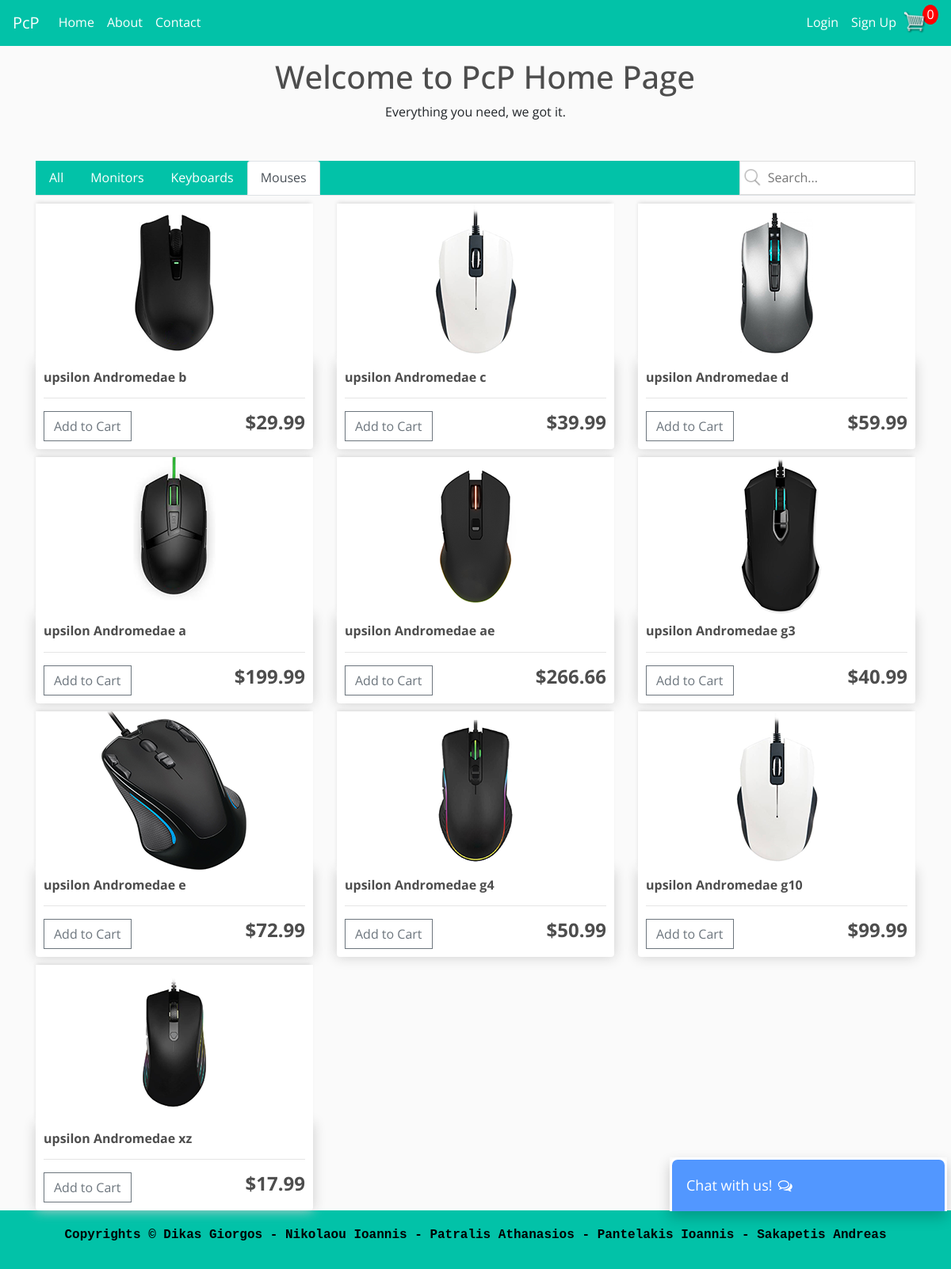
Page /pcp/mouse/ on the committed database.
### PcPeripherals/models.py (models this page shows, shortened)
class Product(models.Model):
    image = models.ImageField(upload_to='product/', null=True, blank=True)
    name = models.CharField(max_length=200)
    category = models.ForeignKey(ProductCategory, on_delete=models.CASCADE, null=False, blank=False)
    price = models.FloatField()
    @property
    def imageURL(self):
	    try:
		    url = self.image.url
	    except:
		    url = ''
	    return url

### PcPeripherals/views.py (the view)
# urls.py: path('mouse/', views.mouse, name='mouse'),
def mouse(request):
    adminCheck(request)
    mouses = Product.objects.filter(category=2)
    context = {}
    data = cartData(request)
    username = request.user.username
    context['username'] = username
    context['mouses'] = mouses
    context['isguest'] = data['isguest']
    context['isloginuser'] = data['isloginuser']
    context['items'] = data['items']
    context['cartItems'] = data['cartItems']
    context['order'] = data['order']
    return render(request, 'PcPeripherals/mouse.html', context)

### PcPeripherals/utils.py (called while the page is built, shortened)
def cookieCart(request):
    try:
        cart = json.loads(request.COOKIES['cart'])
    except:
        cart = {}
        print('CART:', cart)
    items = []
    order = { 'get_cart_total': 0, 'get_cart_items': 0 }
    cartItems = order['get_cart_items']
    return {'items': items, 'order': order, 'cartItems': cartItems}

def cartData(request):
    isguest = None
    isloginuser = None
    if request.user.is_anonymous:
        print("User anonymous")
        isguest= True
        cookieData = cookieCart(request)
        cartItems = cookieData['cartItems']
        order = cookieData['order']
        items = cookieData['items']
    return {'cartItems': cartItems , 'order': order, 'items': items, 'isguest': isguest, 'isloginuser': isloginuser}

def adminCheck(request):
    if request.user.is_authenticated and request.user.is_superuser:
      logout(request)

### PcPeripherals/templates/PcPeripherals/mouse.html (shortened to what this page needs)
{% extends 'PcPeripherals/base.html' %}
{% block content %}
    {% include "includes/navtabs.html" %}
	<div class="row" id="myRow">
		{% for mouse in mouses %}
            <div class="col-lg-4">
                <img class="thumbnail" src="{{ mouse.imageURL }}">
                <div class="box-element product">
                    <h6><strong>{{ mouse.name }}</strong></h6>
                    <hr>
                    <button data-product={{mouse.id}} data-action="add" class="btn btn-outline-secondary add-btn update-cart">Add to Cart</button>
                    <h4 style="display: inline-block;"><strong>${{mouse.price}}</strong></h4>
                </div>
		    </div>
		{% endfor %}
	</div>
{% endblock %}

### static/css/PcPcss.css (style rules this page uses)
body { font-family: 'Open Sans', sans-serif; font-size: 1rem; background-color: #fafafa; line-height: 1.6; min-height: 100vh; display: flex; flex-direction: column; }
h1, h2, h3, h4, h5, h6 { color: #4d4d4d; }
h4 { display: inline-block; float: right; }
.box-element { box-shadow:#ccc 0 0 16px; background-color: #fff; border-radius: 4px; padding: 10px; }
.thumbnail { width: 100%; height: 200px; -webkit-box-shadow: -1px -3px 5px -2px #d6d6d6; -moz-box-shadow: -1px -3px 5px -2px #d6d6d6; box-shadow: -1px -3px 5px -2px #d6d6d6; }
.product { border-radius: 0 0 4px 4px; }
.col-lg-4, .col-lg-6, .col-lg-8, .col-lg-12 { margin-top: 10px; }
.btn { border-radius: 0; }
.col-lg-4 { margin-left: 0px; }

### rows in the picture
Product: imageURL (picture), name "upsilon Andromedae b", price "29.99"
Product: imageURL (picture), name "upsilon Andromedae c", price "39.99"
Product: imageURL (picture), name "upsilon Andromedae d", price "59.99"
Product: imageURL (picture), name "upsilon Andromedae a", price "199.99"
Product: imageURL (picture), name "upsilon Andromedae ae", price "266.66"
Product: imageURL (picture), name "upsilon Andromedae g3", price "40.99"
Product: imageURL (picture), name "upsilon Andromedae e", price "72.99"
Product: imageURL (picture), name "upsilon Andromedae g4", price "50.99"
Product: imageURL (picture), name "upsilon Andromedae g10", price "99.99"
Product: imageURL (picture), name "upsilon Andromedae xz", price "17.99"

### other values in the picture
{{ cartItems }} "0"
